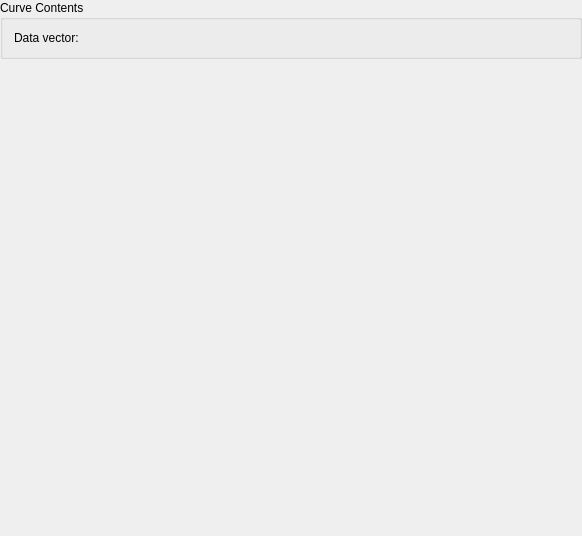
<?xml version="1.0" encoding="UTF-8"?>
<ui version="4.0">
 <exportmacro>KST_EXPORT</exportmacro>
 <class>PSDDialogWidget</class>
 <widget class="QWidget" name="PSDDialogWidget">
  <property name="geometry">
   <rect>
    <x>0</x>
    <y>0</y>
    <width>582</width>
    <height>536</height>
   </rect>
  </property>
  <layout class="QGridLayout">
   <property name="margin">
    <number>0</number>
   </property>
   <property name="spacing">
    <number>0</number>
   </property>
   <item row="1" column="0">
    <widget class="KstFFTOptions" name="_kstFFTOptions" native="true"/>
   </item>
   <item row="3" column="0">
    <widget class="CurvePlacementWidget" name="_curvePlacement" native="true"/>
   </item>
   <item row="2" column="0">
    <widget class="CurveAppearanceWidget" name="_curveAppearance" native="true"/>
   </item>
   <item row="0" column="0">
    <widget class="Q3GroupBox" name="GroupBox9_3">
     <property name="sizePolicy">
      <sizepolicy hsizetype="Preferred" vsizetype="Fixed">
       <horstretch>0</horstretch>
       <verstretch>0</verstretch>
      </sizepolicy>
     </property>
     <property name="title">
      <string>Curve Contents</string>
     </property>
     <layout class="QGridLayout">
      <item row="0" column="0">
       <widget class="QLabel" name="TextLabel1_6_2_4">
        <property name="sizePolicy">
         <sizepolicy hsizetype="Fixed" vsizetype="Fixed">
          <horstretch>0</horstretch>
          <verstretch>0</verstretch>
         </sizepolicy>
        </property>
        <property name="text">
         <string>Data vector:</string>
        </property>
        <property name="wordWrap">
         <bool>false</bool>
        </property>
       </widget>
      </item>
      <item row="0" column="1">
       <widget class="VectorSelector" name="_vector" native="true"/>
      </item>
     </layout>
    </widget>
   </item>
  </layout>
 </widget>
 <layoutdefault spacing="6" margin="11"/>
 <pixmapfunction>qPixmapFromMimeSource</pixmapfunction>
 <customwidgets>
  <customwidget>
   <class>Q3GroupBox</class>
   <extends>QGroupBox</extends>
   <header>Qt3Support/Q3GroupBox</header>
   <container>1</container>
  </customwidget>
  <customwidget>
   <class>KstFFTOptions</class>
   <extends>QWidget</extends>
   <header>fftoptionswidget.h</header>
  </customwidget>
  <customwidget>
   <class>CurvePlacementWidget</class>
   <extends>QWidget</extends>
   <header>curveplacementwidget.h</header>
  </customwidget>
  <customwidget>
   <class>CurveAppearanceWidget</class>
   <extends>QWidget</extends>
   <header>curveappearancewidget.h</header>
  </customwidget>
  <customwidget>
   <class>VectorSelector</class>
   <extends>QWidget</extends>
   <header>vectorselector.h</header>
  </customwidget>
 </customwidgets>
 <tabstops>
  <tabstop>_vector</tabstop>
  <tabstop>_kstFFTOptions</tabstop>
  <tabstop>_curveAppearance</tabstop>
  <tabstop>_curvePlacement</tabstop>
 </tabstops>
 <includes>
  <include location="global">kst_export.h</include>
 </includes>
 <resources/>
 <connections/>
</ui>
